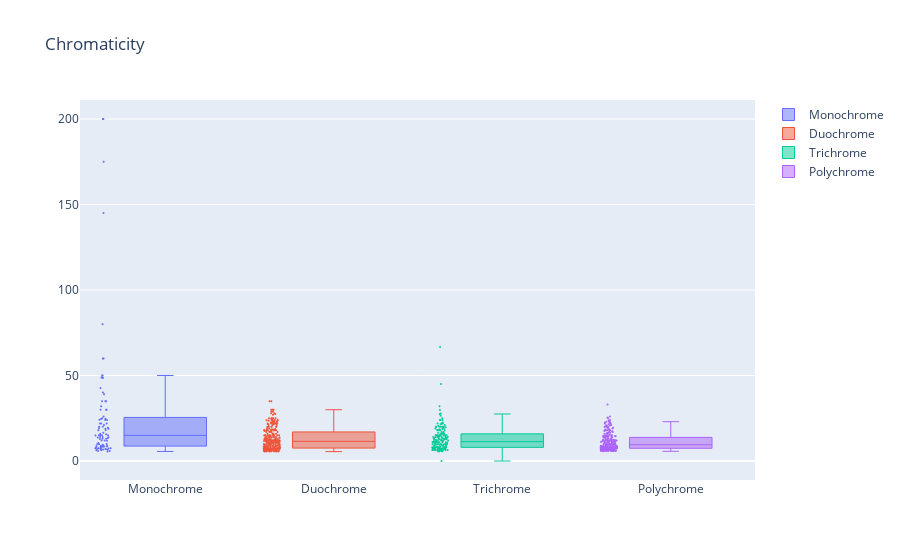
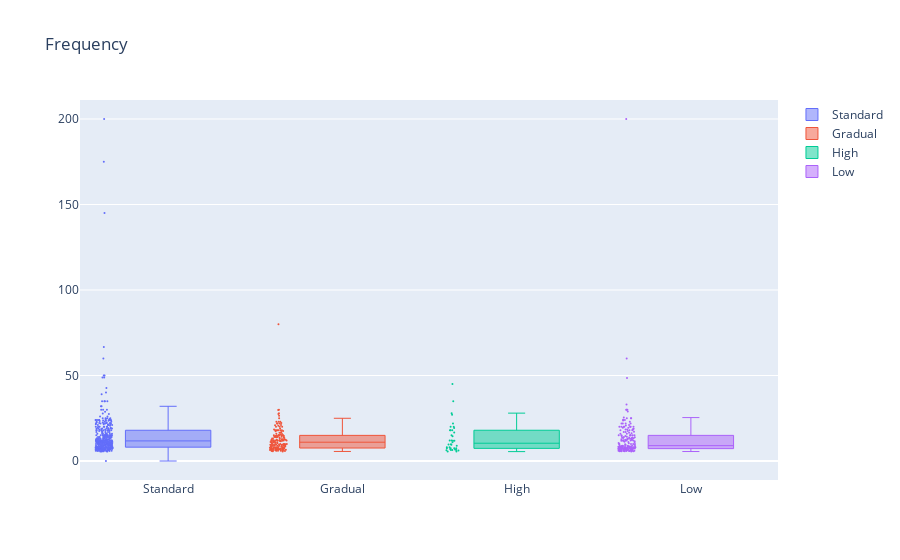
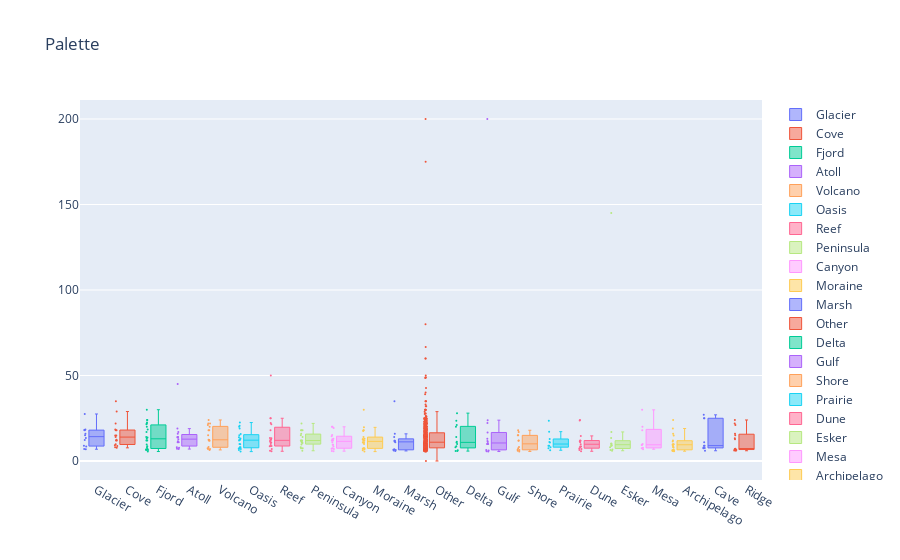
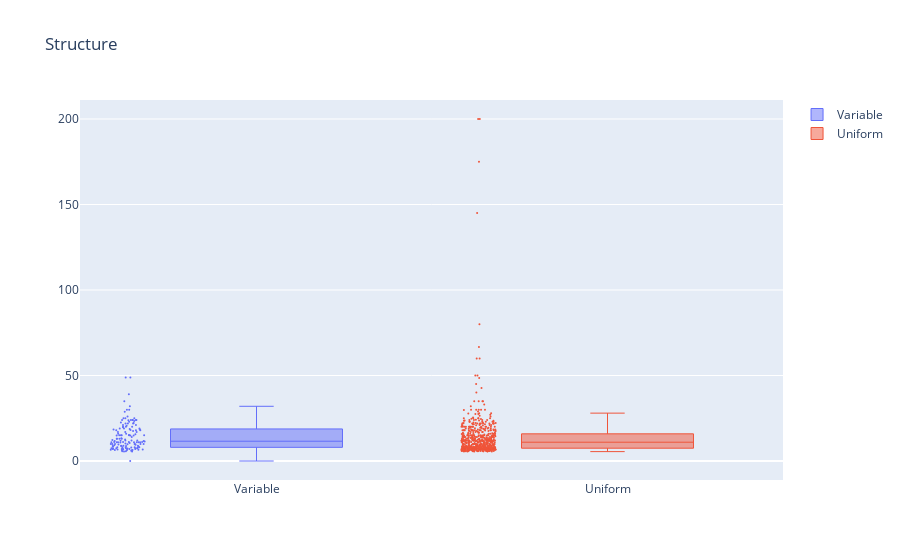

Notebook code for these charts, in order:
### Markdown cell above
Note that the charts are interactive. You can zoom, hover, pan, etc. Zooming is especially important due to the outliers in the data so you can zoom in on the interesting parts.

### Code cell
import plotly.express as px
import plotly.graph_objects as go
import matplotlib.pyplot as plt

plt.rcParams["figure.figsize"] = (20, 8)
pd.plotting.register_matplotlib_converters()

for trait in traits:

    fig = go.Figure()
    for traitvariant in (
        df.groupby(trait).median().sort_values("Lastprice", ascending=False).index
    ):
        fig.add_trace(
            go.Box(
                y=df[df[trait] == traitvariant].Lastprice.values,
                name=traitvariant,
                boxpoints="all",
                jitter=0.2,
                whiskerwidth=0.2,
                marker_size=2,
                line_width=1,
            )
        )
    fig.update_layout(title=trait)
    fig.show()

### Figure 1 — Plotly figure (JSON) as saved in the notebook; plotly's stock layout.template omitted (floating-point values rounded to 4 significant figures; data arrays with more than 128 entries replaced by an {"elided": "..."} marker saying what was removed)
{"data": [{"boxpoints": "all", "jitter": 0.2, "line": {"width": 1}, "marker": {"size": 2}, "name": "Monochrome", "type": "box", "whiskerwidth": 0.2, "y": [200, 200, 175, 145, 80, 60, 60, 50, 50, 48.89, 48.88, 48.57, 42.69, 40, 39, 35, 35, 35, 32, 30, 30, 30, 26, 25, 24.69, 24.5, 24.07, 24, 24, 22, 22, 22, 21, 20, 20, 19.5, 19.2, 18.9, 18.88, 18, 18, 16.5, 15.9, 15.59, 15, 15, 15, 15.0, 14.99, 14, 13.99, 13.9, 13.7, 13.5, 13, 13, 12.88, 11.99, 11.99, 11.82, 10.49, 10, 10, 9.8, 9.5, 8.99, 8.98, 8.89, 8.85, 8.6, 8.5, 8.49, 8.4, 8.2, 7.85, 7.8, 7.5, 7.5, 7.4, 7.39, 7.24, 7.1, 7, 6.9, 6.9, 6.75, 6.64, 6.3, 6.25, 5.93, 5.8, 5.6, null, null, null, null, null, null, null, null, null, null, null, null, null, null, null, null, null, null, null, null, null, null, null, null, null, null, null, null, null, null, null, null, null, null, null]}, {"boxpoints": "all", "jitter": 0.2, "line": {"width": 1}, "marker": {"size": 2}, "name": "Duochrome", "type": "box", "whiskerwidth": 0.2, "y": {"elided": "352 float values"}}, {"boxpoints": "all", "jitter": 0.2, "line": {"width": 1}, "marker": {"size": 2}, "name": "Trichrome", "type": "box", "whiskerwidth": 0.2, "y": {"elided": "226 float values"}}, {"boxpoints": "all", "jitter": 0.2, "line": {"width": 1}, "marker": {"size": 2}, "name": "Polychrome", "type": "box", "whiskerwidth": 0.2, "y": {"elided": "295 float values"}}], "layout": {"title": {"text": "Chromaticity"}}}

### Figure 2 — Plotly figure (JSON) as saved in the notebook; plotly's stock layout.template omitted (floating-point values rounded to 4 significant figures; data arrays with more than 128 entries replaced by an {"elided": "..."} marker saying what was removed)
{"data": [{"boxpoints": "all", "jitter": 0.2, "line": {"width": 1}, "marker": {"size": 2}, "name": "Standard", "type": "box", "whiskerwidth": 0.2, "y": {"elided": "491 float values"}}, {"boxpoints": "all", "jitter": 0.2, "line": {"width": 1}, "marker": {"size": 2}, "name": "Gradual", "type": "box", "whiskerwidth": 0.2, "y": {"elided": "213 float values"}}, {"boxpoints": "all", "jitter": 0.2, "line": {"width": 1}, "marker": {"size": 2}, "name": "High", "type": "box", "whiskerwidth": 0.2, "y": [45, 35, 28, 27, 22, 20, 20, 19.3, 18, 18, 17.98, 16.69, 15, 14.5, 12, 11.96, 11.9, 11.9, 11, 9.8, 9.69, 9.5, 9, 8, 8, 7.537, 7.5, 7.49, 7.4, 6.99, 6.7, 6.49, 6.4, 6.4, 6.29, 6.19, 5.555, 5.5, null, null, null, null, null, null, null, null, null, null, null, null, null, null, null, null, null, null, null]}, {"boxpoints": "all", "jitter": 0.2, "line": {"width": 1}, "marker": {"size": 2}, "name": "Low", "type": "box", "whiskerwidth": 0.2, "y": {"elided": "239 float values"}}], "layout": {"title": {"text": "Frequency"}}}

### Figure 3 — Plotly figure (JSON) as saved in the notebook; plotly's stock layout.template omitted (floating-point values rounded to 4 significant figures; data arrays with more than 128 entries replaced by an {"elided": "..."} marker saying what was removed)
{"data": [{"boxpoints": "all", "jitter": 0.2, "line": {"width": 1}, "marker": {"size": 2}, "name": "Glacier", "type": "box", "whiskerwidth": 0.2, "y": [27.5, 18.5, 18.13, 18, 15.99, 15, 13.5, 12.29, 8.99, 8.469, 6.99, 6.9, null, null]}, {"boxpoints": "all", "jitter": 0.2, "line": {"width": 1}, "marker": {"size": 2}, "name": "Cove", "type": "box", "whiskerwidth": 0.2, "y": [35, 28.94, 22, 18.5, 17.99, 17.95, 14.99, 14.95, 14, 12.5, 12, 12, 9.8, 9.25, 8.85, 8, 7.7, null, null, null, null, null, null]}, {"boxpoints": "all", "jitter": 0.2, "line": {"width": 1}, "marker": {"size": 2}, "name": "Fjord", "type": "box", "whiskerwidth": 0.2, "y": [30, 24, 24, 22.5, 21.99, 21.5, 19.97, 18.5, 16.99, 14, 13.8, 13, 12, 11.98, 9.69, 8.6, 8, 7.1, 6.9, 6.79, 6.5, 6.5, 5.55, null, null]}, {"boxpoints": "all", "jitter": 0.2, "line": {"width": 1}, "marker": {"size": 2}, "name": "Atoll", "type": "box", "whiskerwidth": 0.2, "y": [45, 18.95, 17, 16, 14, 14, 13.75, 12.8, 11.5, 11, 10.99, 8, 7.77, 7.2, 6.99, null, null, null, null]}, {"boxpoints": "all", "jitter": 0.2, "line": {"width": 1}, "marker": {"size": 2}, "name": "Volcano", "type": "box", "whiskerwidth": 0.2, "y": [24, 22, 21.99, 21, 19.99, 18, 18, 15, 12.4, 12.35, 11.96, 11.8, 8.2, 7.537, 7.1, 6.99, 6.49, null, null]}, {"boxpoints": "all", "jitter": 0.2, "line": {"width": 1}, "marker": {"size": 2}, "name": "Oasis", "type": "box", "whiskerwidth": 0.2, "y": [22.5, 20.69, 20, 19, 15.8, 15, 13.9, 13.2, 12.65, 12.4, 11.99, 9.99, 9.8, 8, 7.99, 7.5, 7.3, 7, 6.4, 5.5, null, null, null, null, null, null, null]}, {"boxpoints": "all", "jitter": 0.2, "line": {"width": 1}, "marker": {"size": 2}, "name": "Reef", "type": "box", "whiskerwidth": 0.2, "y": [50, 25, 25.0, 22.2, 21.5, 18, 13.5, 13.33, 12.5, 12.45, 11.75, 11.11, 10.9, 10, 8.8, 8.75, 8.6, 7, 5.97, 5.7, null, null]}, {"boxpoints": "all", "jitter": 0.2, "line": {"width": 1}, "marker": {"size": 2}, "name": "Peninsula", "type": "box", "whiskerwidth": 0.2, "y": [22, 18, 18, 18, 16, 15, 14, 12, 12, 12, 11.5, 11, 10.88, 10.5, 9.69, 8, 7.5, 7.5, 5.99, null, null]}, {"boxpoints": "all", "jitter": 0.2, "line": {"width": 1}, "marker": {"size": 2}, "name": "Canyon", "type": "box", "whiskerwidth": 0.2, "y": [20, 20, 19.3, 15.24, 14.5, 13, 12.8, 12, 12, 11, 9.5, 9.5, 8.5, 7.49, 7.22, 7, 5.85, 5.77, null, null, null]}, {"boxpoints": "all", "jitter": 0.2, "line": {"width": 1}, "marker": {"size": 2}, "name": "Moraine", "type": "box", "whiskerwidth": 0.2, "y": [30, 19.69, 18, 17.98, 17.5, 14, 13, 12.8, 12.69, 12, 11.99, 11, 10.98, 10.69, 9.99, 7.49, 7.4, 7.25, 7.123, 7, 6.29, 5.5, null, null, null, null]}, {"boxpoints": "all", "jitter": 0.2, "line": {"width": 1}, "marker": {"size": 2}, "name": "Marsh", "type": "box", "whiskerwidth": 0.2, "y": [35, 15.9, 14, 11.9, 11.8, 11.4, 11, 6.9, 6.6, 6.49, 6.1, 5.889, null, null, null, null, null]}, {"boxpoints": "all", "jitter": 0.2, "line": {"width": 1}, "marker": {"size": 2}, "name": "Other", "type": "box", "whiskerwidth": 0.2, "y": {"elided": "585 float values"}}, {"boxpoints": "all", "jitter": 0.2, "line": {"width": 1}, "marker": {"size": 2}, "name": "Delta", "type": "box", "whiskerwidth": 0.2, "y": [28, 23.5, 21, 20, 14, 11.3, 10.9, 9.9, 8.69, 8.1, 6.35, 5.85, 5.8, null, null, null, null, null]}, {"boxpoints": "all", "jitter": 0.2, "line": {"width": 1}, "marker": {"size": 2}, "name": "Gulf", "type": "box", "whiskerwidth": 0.2, "y": [200, 23.89, 22.22, 16.69, 13, 11.75, 11.11, 10, 10.0, 9.99, 6.5, 6.21, 5.75, 5.555, null, null, null, null, null]}, {"boxpoints": "all", "jitter": 0.2, "line": {"width": 1}, "marker": {"size": 2}, "name": "Shore", "type": "box", "whiskerwidth": 0.2, "y": [17.99, 17, 15, 15, 12, 11.88, 8.2, 7.49, 6.6, 6.5, 5.95, 5.6, null, null, null, null, null]}, {"boxpoints": "all", "jitter": 0.2, "line": {"width": 1}, "marker": {"size": 2}, "name": "Prairie", "type": "box", "whiskerwidth": 0.2, "y": [23.5, 17.17, 12.89, 11.11, 10.88, 9, 9, 8.1, 7.489, 6.3, null, null, null, null, null, null, null]}, {"boxpoints": "all", "jitter": 0.2, "line": {"width": 1}, "marker": {"size": 2}, "name": "Dune", "type": "box", "whiskerwidth": 0.2, "y": [24, 23.69, 14.69, 12, 11.9, 11.5, 10.96, 9.8, 8.5, 8.49, 8, 7.35, 7, 6.4, 5.7, null, null, null, null, null, null, null]}, {"boxpoints": "all", "jitter": 0.2, "line": {"width": 1}, "marker": {"size": 2}, "name": "Esker", "type": "box", "whiskerwidth": 0.2, "y": [145, 17, 13.5, 10.25, 10, 10, 9.1, 8.8, 8, 6.68, 6.5, 6, null, null, null, null, null, null, null]}, {"boxpoints": "all", "jitter": 0.2, "line": {"width": 1}, "marker": {"size": 2}, "name": "Mesa", "type": "box", "whiskerwidth": 0.2, "y": [29.91, 20, 18, 9.88, 9.5, 9.4, 7.7, 7.5, 6.9, null, null, null, null, null, null]}, {"boxpoints": "all", "jitter": 0.2, "line": {"width": 1}, "marker": {"size": 2}, "name": "Archipelago", "type": "box", "whiskerwidth": 0.2, "y": [24, 19, 15.9, 14.9, 12, 11.45, 9.8, 9.8, 9.69, 9.5, 8.765, 8, 8, 6.68, 6.49, 6.29, 5.9, 5.8, 5.75, null, null]}, {"boxpoints": "all", "jitter": 0.2, "line": {"width": 1}, "marker": {"size": 2}, "name": "Cave", "type": "box", "whiskerwidth": 0.2, "y": [27, 25, 25, 11, 9, 9, 7.9, 7.66, 7.5, 5.99, null, null, null, null, null]}, {"boxpoints": "all", "jitter": 0.2, "line": {"width": 1}, "marker": {"size": 2}, "name": "Ridge", "type": "box", "whiskerwidth": 0.2, "y": [24, 22, 21, 15.9, 15, 13.3, 12.69, 7.15, 7.1, 6.89, 6.75, 6.7, 6.4, 6.19, 6, null, null, null]}], "layout": {"title": {"text": "Palette"}}}

### Figure 4 — Plotly figure (JSON) as saved in the notebook; plotly's stock layout.template omitted (floating-point values rounded to 4 significant figures; data arrays with more than 128 entries replaced by an {"elided": "..."} marker saying what was removed)
{"data": [{"boxpoints": "all", "jitter": 0.2, "line": {"width": 1}, "marker": {"size": 2}, "name": "Variable", "type": "box", "whiskerwidth": 0.2, "y": {"elided": "192 float values"}}, {"boxpoints": "all", "jitter": 0.2, "line": {"width": 1}, "marker": {"size": 2}, "name": "Uniform", "type": "box", "whiskerwidth": 0.2, "y": {"elided": "808 float values"}}], "layout": {"title": {"text": "Structure"}}}
